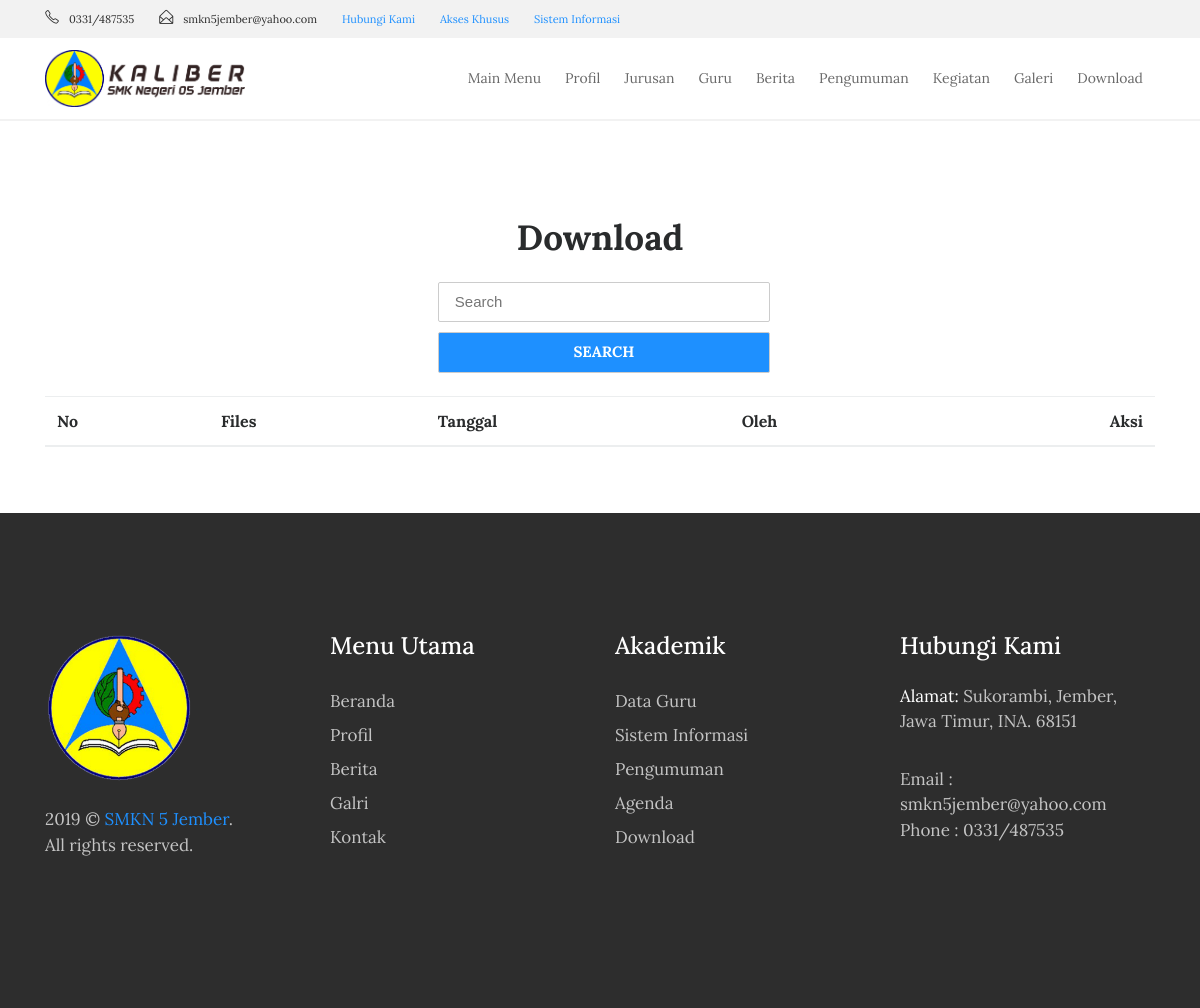
Page /index.php/download on the earlier database version.
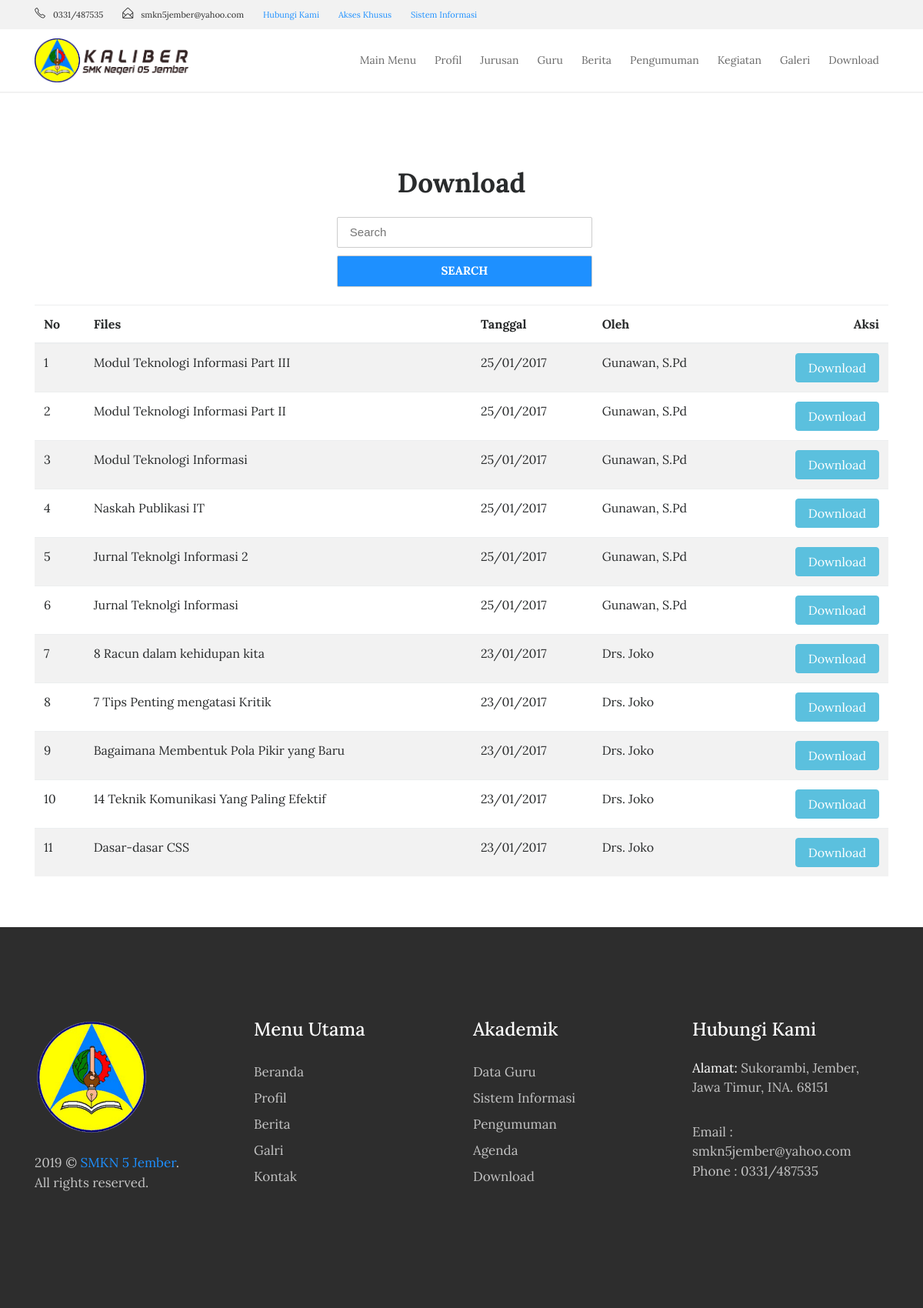
Same page on the later database version.
### tables this page shows
CREATE TABLE `tbl_files` (
  `file_id` int(11) NOT NULL,
  `file_judul` varchar(120) DEFAULT NULL,
  `file_deskripsi` text,
  `file_tanggal` timestamp NULL DEFAULT CURRENT_TIMESTAMP,
  `file_oleh` varchar(60) DEFAULT NULL,
  `file_download` int(11) DEFAULT '0',
  `file_data` varchar(120) DEFAULT NULL
);

### application/controllers/Download.php (called while the page is built, shortened)
<?php
class Download extends CI_Controller{
	function __construct(){
		$this->load->model('m_files');
		$this->load->helper('download');
		$this->load->model('m_pengunjung');
	}
	function index(){
		$x['data']=$this->m_files->get_all_files();
		$this->load->view('beranda/header',$x);
		$this->load->view('depan/v_download',$x);
		$this->load->view('beranda/footer',$x);
	}
}

### index.php (called while the page is built, shortened)
<?php
require_once BASEPATH.'core/CodeIgniter.php';

### application/models/M_files.php (called while the page is built, shortened)
<?php
class M_files extends CI_Model{
	function get_all_files(){
		$hsl=$this->db->query("SELECT file_id,file_judul,file_deskripsi,DATE_FORMAT(file_tanggal,'%d/%m/%Y') AS tanggal,file_oleh,file_download,file_data FROM tbl_files ORDER BY file_id DESC");
		return $hsl;
	}
}

### application/views/depan/v_download.php (the view, shortened to what this page needs)
<!DOCTYPE html>
<html lang="en">
<head>
    <link rel="stylesheet" href="<?php echo base_url().'theme/css/bootstrap.min.css'?>">
    <link rel="stylesheet" href="<?php echo base_url().'theme/css/font-awesome.min.css'?>">
    <link rel="stylesheet" href="<?php echo base_url().'theme/css/simple-line-icons.css'?>">
    <link rel="stylesheet" href="<?php echo base_url().'theme/css/owl.carousel.min.css'?>">
    <link href="<?php echo base_url().'theme/css/style.css'?>" rel="stylesheet">
    <link href="<?php echo base_url().'theme/css/dataTables.bootstrap4.min.css'?>" rel="stylesheet">
</head>
<section class="contact" style="margin-bottom:50px;">
    <div class="container">
        <div class="row">
            <div class="col-md-12">
                <div class="contact-title">
                    <h2>Download</h2>
                </div>
				<div class="col-md-8">
                <ul class="nav nav-tabs" role="tablist">
                    <li class="nav-item nav-tab1">
                        <form action="<?php echo site_url('download/search_download');?>" method="get">
                    <input type="text" name="keyword" placeholder="Search" class="blog-search" required>
                    <button type="submit" class="btn btn-warning btn-blogsearch">SEARCH</button>
                </form><br>
                    </li>
                </ul>
            </div>
            </div>
        </div>
        <div class="row">
            <div class="col-md-12">
              <div class="table-responsive">
                <table class="table table-striped" id="display">
                  <thead>
                    <tr>
                      <th>No</th>
                      <th>Files</th>
                      <th>Tanggal</th>
                      <th>Oleh</th>
                      <th style="text-align:right;">Aksi</th>
                    </tr>
                  </thead>
                  <tbody>
                    <?php
                      $no=1;
                      foreach ($data->result() as $row):
                    ?>
                    <tr>
                      <td><?php echo $no++;?></td>
                      <td><?php echo $row->file_judul;?></td>
                      <td><?php echo $row->tanggal;?></td>
                      <td><?php echo $row->file_oleh;?></td>
                      <td style="text-align:right;"><a href="<?php echo site_url('download/get_file/'.$row->file_id);?>" class="btn btn-info">Download</a></td>
                    </tr>
                  <?php endforeach;?>
                  </tbody>
                </table>
              </div>
            </div>
          </div>
        </div>
    </section>

Differences in the rows shown:
added tbl_files: file_judul "Modul Teknologi Informasi Part III", tanggal "25/01/2017", file_oleh "Gunawan, S.Pd"
added tbl_files: file_judul "Modul Teknologi Informasi Part II", tanggal "25/01/2017", file_oleh "Gunawan, S.Pd"
added tbl_files: file_judul "Modul Teknologi Informasi", tanggal "25/01/2017", file_oleh "Gunawan, S.Pd"
added tbl_files: file_judul "Naskah Publikasi IT", tanggal "25/01/2017", file_oleh "Gunawan, S.Pd"
added tbl_files: file_judul "Jurnal Teknolgi Informasi 2", tanggal "25/01/2017", file_oleh "Gunawan, S.Pd"
added tbl_files: file_judul "Jurnal Teknolgi Informasi", tanggal "25/01/2017", file_oleh "Gunawan, S.Pd"
added tbl_files: file_judul "8 Racun dalam kehidupan kita", tanggal "23/01/2017", file_oleh "Drs. Joko"
added tbl_files: file_judul "7 Tips Penting mengatasi Kritik", tanggal "23/01/2017", file_oleh "Drs. Joko"
added tbl_files: file_judul "Bagaimana Membentuk Pola Pikir yang Baru", tanggal "23/01/2017", file_oleh "Drs. Joko"
added tbl_files: file_judul "14 Teknik Komunikasi Yang Paling Efektif", tanggal "23/01/2017", file_oleh "Drs. Joko"
added tbl_files: file_judul "Dasar-dasar CSS", tanggal "23/01/2017", file_oleh "Drs. Joko"
